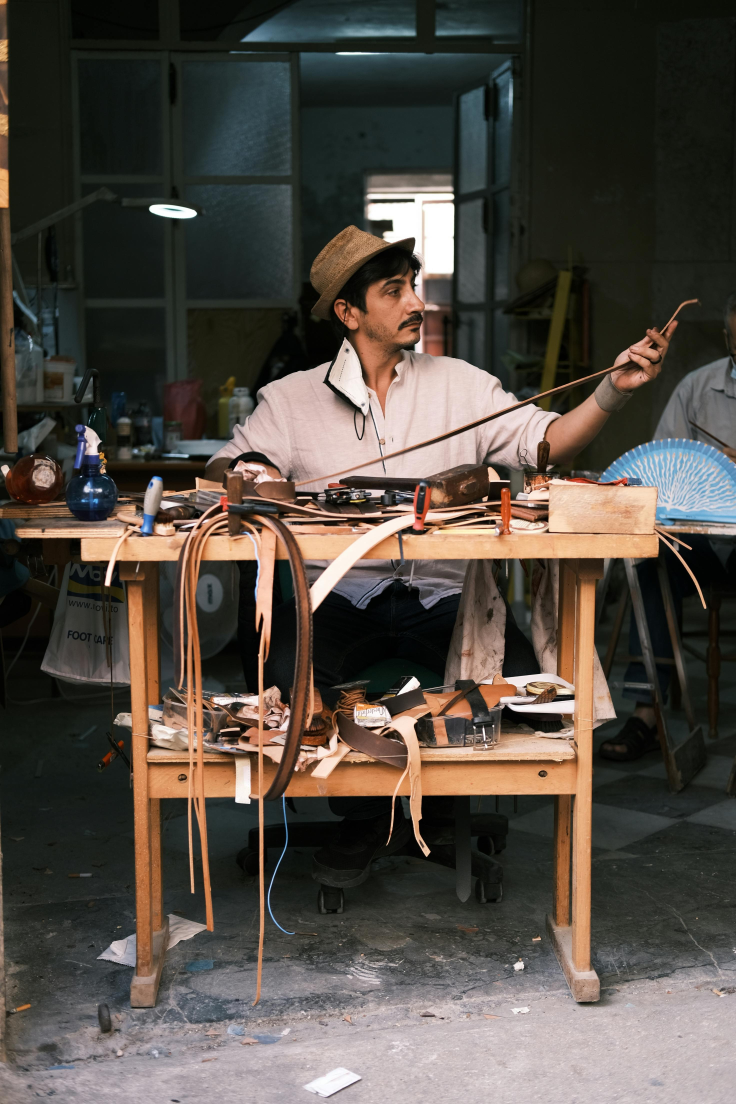
#> input picture image.jpg, 2944 x 4416 px (shown at 1/4 size)
$ python cartoonizer.py
#> lines starting #> are read from the running program, lines starting #| are printed output that depends on the picture; after the words box and inside, x2 and y2 are one past the last pixel; in counts of white or black regions, pixels touching at a corner belong together
import cv2
import numpy as np

# Load the image
image = cv2.imread("image.jpg")
#> image is the input picture: shape (4416, 2944, 3); mean B, G, R 68.2, 75.8, 83

# Resize the image for better processing (optional)
image = cv2.resize(image, (600, 600))
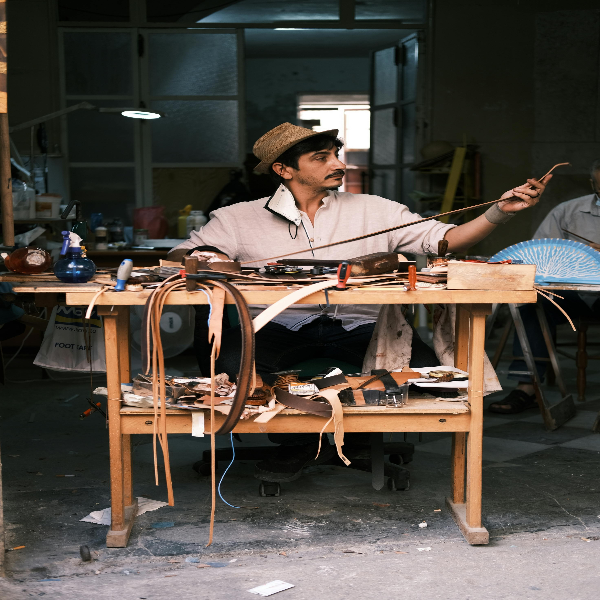
#> image: shape (600, 600, 3); mean B, G, R 68.1, 75.8, 82.9

# Convert the image to grayscale
gray = cv2.cvtColor(image, cv2.COLOR_BGR2GRAY)
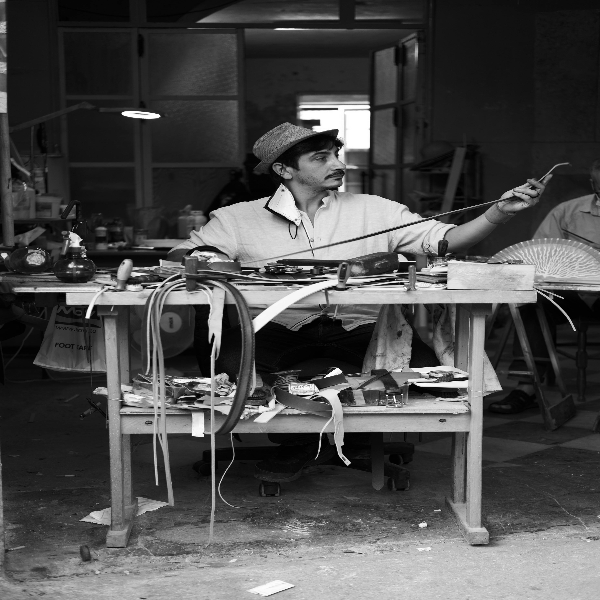
#> gray: shape (600, 600); min 0, max 255, mean 77

# Apply a median blur to smooth the image
gray_blur = cv2.medianBlur(gray, 5)
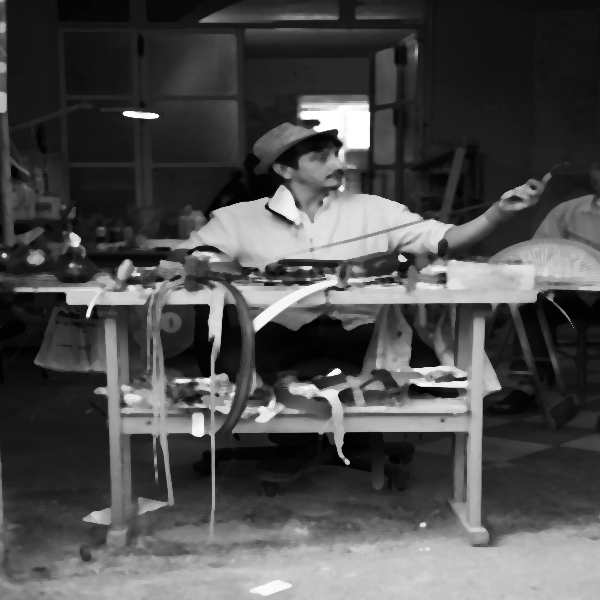
#> gray_blur: shape (600, 600); min 1, max 255, mean 76.9

# Detect edges using adaptive thresholding
edges = cv2.adaptiveThreshold(gray_blur, 255, cv2.ADAPTIVE_THRESH_MEAN_C,
                              cv2.THRESH_BINARY, 9, 9)
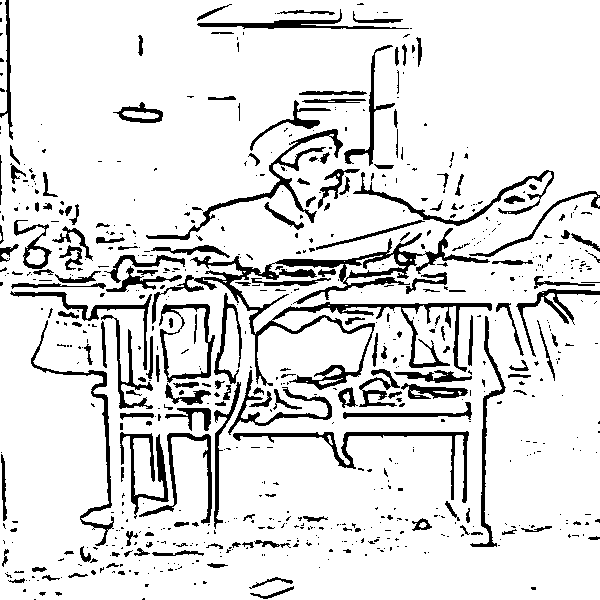
#> edges: shape (600, 600); 87.6% white; 715 black regions (530 under 20 px), largest, box (x1, y1, x2, y2) and area: (152, 228, 492, 390) 7658, (233, 431, 469, 503) 1678, (146, 129, 343, 240) 1640

# Apply bilateral filter to smooth colors
color = cv2.bilateralFilter(image, 9, 250, 250)
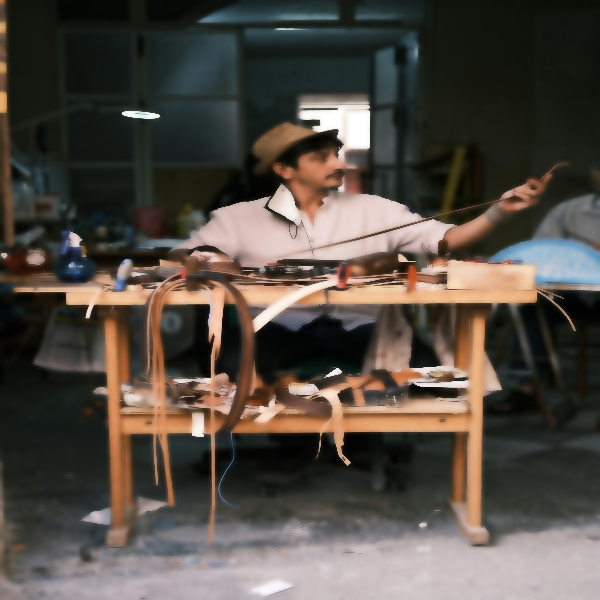
#> color: shape (600, 600, 3); mean B, G, R 68.1, 75.7, 82.8

# Combine edges with the color image using bitwise AND
cartoon = cv2.bitwise_and(color, color, mask=edges)
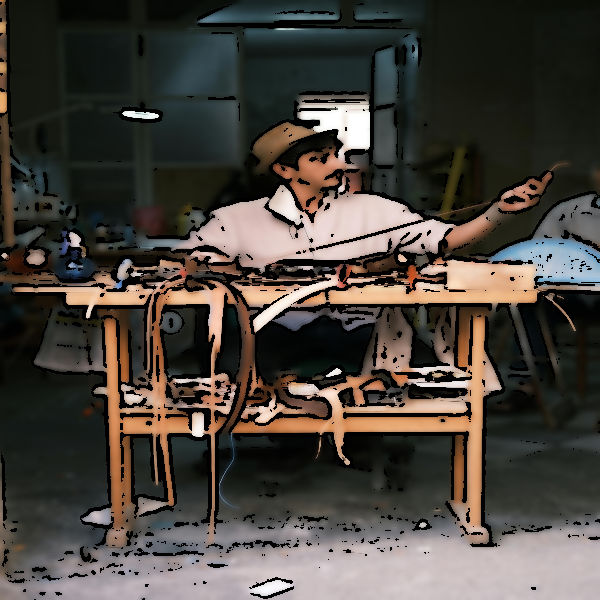
#> cartoon: shape (600, 600, 3); mean B, G, R 61.4, 67.8, 73.4

# Show the result
cv2.imshow("Cartoon Image", cartoon)
cv2.waitKey(0)
cv2.destroyAllWindows()
